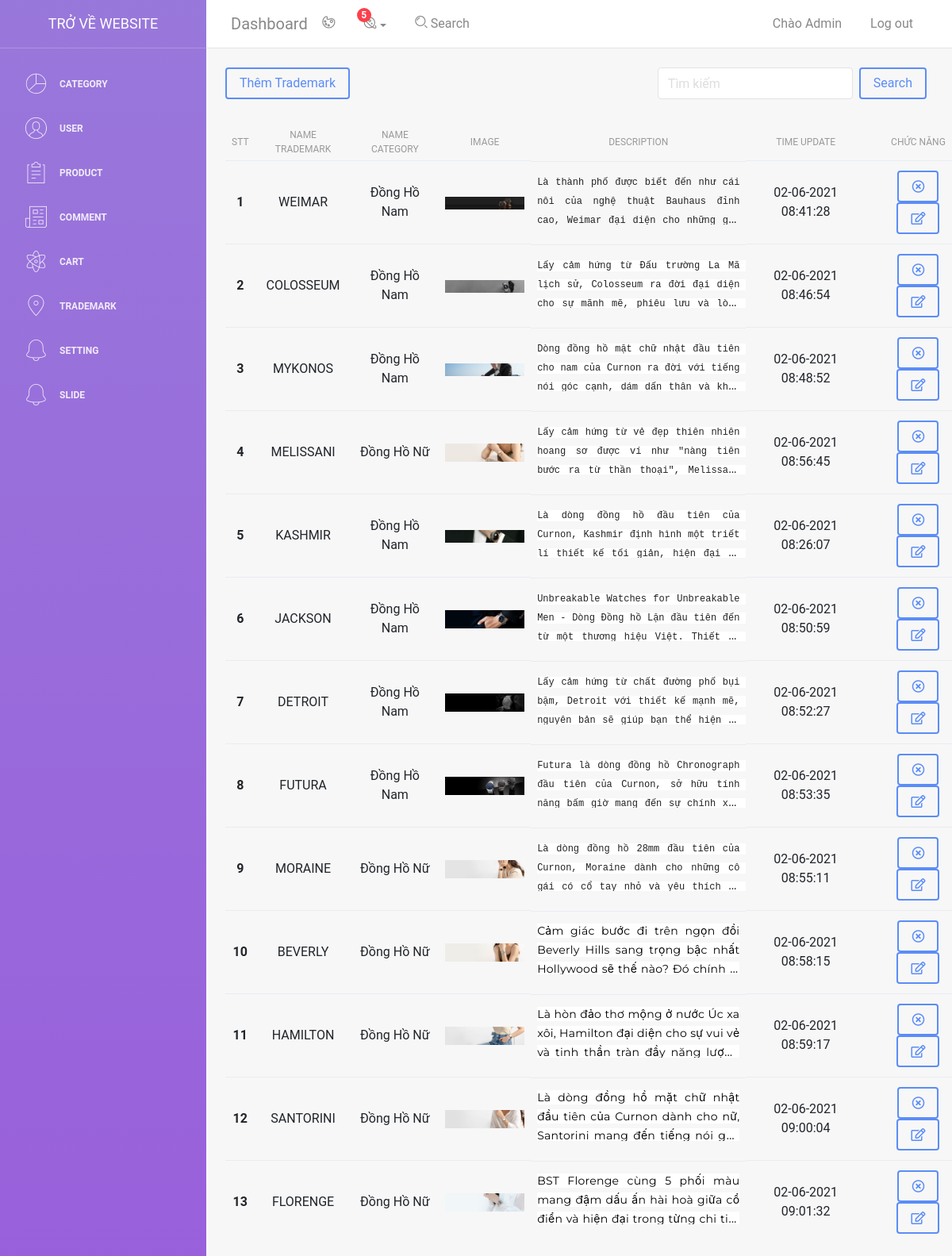
/admin/light-bootstrap-dashboard-master/examples/trademark.php (signed in), run on the app's committed database.
### tables this page shows
CREATE TABLE `users` (
  `id_user` int(11) NOT NULL,
  `name` varchar(50) NOT NULL,
  `email` text NOT NULL,
  `phone` int(11) NOT NULL,
  `address` text NOT NULL,
  `password` text NOT NULL,
  `image` text NOT NULL,
  `admin` bit(1) NOT NULL,
  `time` text NOT NULL,
  `time_update` text NOT NULL
);

CREATE TABLE `trademark` (
  `id` int(11) NOT NULL,
  `name` varchar(50) NOT NULL,
  `description` text NOT NULL,
  `id_category` int(11) NOT NULL,
  `name_category` varchar(50) NOT NULL,
  `image` text NOT NULL,
  `time` text NOT NULL
);

### admin/light-bootstrap-dashboard-master/examples/trademark.php (the view, shortened to what this page needs)
<?php
include 'db.php';
include 'header.php';
?>
<?php
if (isset($_COOKIE['user'])) {
  $email = $_COOKIE['user'];
  $sql_user = "SELECT * FROM `users` WHERE `email` = '$email'";
  $result_user = $conn->query($sql_user);
  if ($result_user->num_rows > 0) {
    while ($row_user = $result_user->fetch_assoc()) {
      $admin = $row_user['admin'];
    }
  }
  if ($admin == 1) {
    echo '<div class="d-flex justify-content-between">
    <div class="m-4">
        <a class="btn btn-primary" href="trademark_add.php?">Thêm Trademark</a>
    </div>
    <div class="search m-4">
        <form method="post" action="" class="d-flex">
          <div class="me-2">
            <input type="text" required placeholder="Tìm kiếm" name="search" class="form-control" id="exampleInputEmail1" aria-describedby="emailHelp">
          </div>
          <button type="submit" name="submit_search" class="btn mx-2 btn-primary">Search</button>
        </form>
      </div>
    </div>
    <table class="table mx-4">
      <thead>
        <tr class="update">
          <th scope="col" style="text-align: center !important;">STT</th>
          <th scope="col" style="text-align: center !important;">NAME Trademark</th>
          <th scope="col" style="text-align: center !important;">NAME Category</th>
          <th scope="col" style="text-align: center !important;">IMAGE</th>
          <th scope="col" style="text-align: center !important;">DESCRIPTION</th>
          <th scope="col" style="text-align: center !important;">TIME UPDATE</th>
          <th scope="col" style="text-align: center !important;">CHỨC NĂNG</th>
        </tr>
      </thead>
      <tbody>';
    if (isset($_POST['submit_search'])) {
      $search = $_POST['search'];
      $tim = "SELECT * FROM `trademark` WHERE `name` LIKE '%$search%'";
      $result_search = $conn->query($tim);
      $dem = 1;
      if ($result_search->num_rows > 0) {
        while ($row_search = $result_search->fetch_assoc()) {
          echo '<tr>
              <th style="text-align: center !important;" scope="row">' . $dem . '</th>
              <td style="text-align: center !important;">' . $row_search['name'] . '</td>
              <td style="text-align: center !important;">' . $row_search['name_category'] . '</td>
              <td style="text-align: center !important;"><img width="100px" src="images/thuonghieu/' . $row_search['image'] . '" alt=""></td>
              <td style="text-align: justify;-webkit-line-clamp: 3;
              -webkit-box-orient: vertical;
              overflow: hidden;
              text-overflow: ellipsis;
              height: 80px;display: -webkit-box; !important;max-width: 300px;">' . $row_search['description'] . '</td>
              <td style="text-align: center !important;">' . $row_search['time'] . '</td>
              <td style="text-align: center !important;">
                <a href="category_delete.php?id=' . $row_search['id'] . '"><i class="fas mx-1 btn btn-primary fa-times-circle"></i></a>
                <a href="category_update.php?id=' . $row_search['id'] . '"><i class="mx-1 btn btn-primary fas fa-edit"></i></a>
                </td>
            </tr>';
          $dem++;
        }
      } else {
        echo '<div class="alert alert-danger" role="alert">
          <p class="m-0">Kết quả tìm kiếm không có!!!</p>
        </div>';
      }
    } else {
      $sql = "SELECT * FROM `trademark`";
      $result = $conn->query($sql);
      $dem = 1;
      if ($result->num_rows > 0) {
        while ($row = $result->fetch_assoc()) {
          echo '<tr>
              <th style="text-align: center !important;" scope="row">' . $dem . '</th>
              <td style="text-align: center !important;">' . $row['name'] . '</td>
              <td style="text-align: center !important;">' . $row['name_category'] . '</td>
              <td style="text-align: center !important;"><img width="100px" src="images/thuonghieu/' . $row['image'] . '" alt=""></td>
              <td style="text-align: justify;-webkit-line-clamp: 3;
              -webkit-box-orient: vertical;
              overflow: hidden;
              text-overflow: ellipsis;
              height: 80px;display: -webkit-box; !important;max-width: 300px;">' . $row['description'] . '</td>
              <td style="text-align: center !important;">' . $row['time'] . '</td>
              <td style="text-align: center !important;">
                <a href="trademark_delete.php?id=' . $row['id'] . '"><i class="fas mx-1 btn btn-primary fa-times-circle"></i></a>
                <a href="trademark_update.php?id=' . $row['id'] . '"><i class="mx-1 btn btn-primary fas fa-edit"></i></a>
                </td>
            </tr>';
          $dem++;
        }
      }
    }
  } else {
    echo '<div class="alert alert-danger">
        <span>Bạn không phải admin!!!</span>
    </div>';
  }
}
?>
</tbody>
</table>

### admin/light-bootstrap-dashboard-master/examples/header.php (shortened to what this page needs)
<!DOCTYPE html>
<html lang="en">
<head>
    <link rel="stylesheet" href="https://cdnjs.cloudflare.com/ajax/libs/font-awesome/5.15.3/css/all.min.css" />
    <link href="../assets/css/bootstrap.min.css" rel="stylesheet" />
    <link href="../assets/css/light-bootstrap-dashboard.css?v=2.0.0 " rel="stylesheet" />
    <link href="../assets/css/demo.css?v=<?php echo time(); ?>" rel="stylesheet" />
</head>
<body>
    <div class="wrapper">
        <div class="sidebar" data-image="../assets/img/sidebar-5.jpg">
            <div class="sidebar-wrapper">
                <div class="logo">
                    <a href="../../../index.php" class="simple-text">
                        Trở về website
                    </a>
                </div>
                <ul class="nav">
                    <li class="nav-item">
                        <a class="nav-link" href="category.php?q=category">
                            <i class="nc-icon nc-chart-pie-35"></i>
                            <p>Category</p>
                        </a>
                    </li>
                    <li>
                        <a class="nav-link" href="user.php?q=user">
                            <i class="nc-icon nc-circle-09"></i>
                            <p>User </p>
                        </a>
                    </li>
                    <li>
                        <a class="nav-link" href="product.php?q=product">
                            <i class="nc-icon nc-notes"></i>
                            <p>Product</p>
                        </a>
                    </li>
                    <li>
                        <a class="nav-link" href="./comment.php">
                            <i class="nc-icon nc-paper-2"></i>
                            <p>Comment</p>
                        </a>
                    </li>
                    <li>
                        <a class="nav-link" href="cart.php">
                            <i class="nc-icon nc-atom"></i>
                            <p>Cart</p>
                        </a>
                    </li>
                    <li>
                        <a class="nav-link" href="trademark.php">
                            <i class="nc-icon nc-pin-3"></i>
                            <p>Trademark</p>
                        </a>
                    </li>
                    <li>
                        <a class="nav-link" href="setting.php">
                            <i class="nc-icon nc-bell-55"></i>
                            <p>Setting</p>
                        </a>
                    </li>
                    <li>
                        <a class="nav-link" href="slide.php">
                            <i class="nc-icon nc-bell-55"></i>
                            <p>Slide</p>
                        </a>
                    </li>
                </ul>
            </div>
        </div>
        <div class="main-panel">
            <nav class="navbar navbar-expand-lg " color-on-scroll="500">
                <div class="container-fluid">
                    <a class="navbar-brand" href="#pablo"> Dashboard </a>
                    <div class="collapse navbar-collapse justify-content-end" id="navigation">
                        <ul class="nav navbar-nav mr-auto">
                            <li class="nav-item">
                                <a href="#" class="nav-link" data-toggle="dropdown">
                                    <i class="nc-icon nc-palette"></i>
                                </a>
                            </li>
                            <li class="dropdown nav-item">
                                <a href="#" class="dropdown-toggle nav-link" data-toggle="dropdown">
                                    <i class="nc-icon nc-planet"></i>
                                    <span class="notification">5</span>
                                </a>
                            </li>
                            <li class="nav-item">
                                <a href="#" class="nav-link">
                                    <i class="nc-icon nc-zoom-split"></i>
                                    <span class="d-lg-block">&nbsp;Search</span>
                                </a>
                            </li>
                        </ul>
                        <ul class="navbar-nav ml-auto">
                            <li class="nav-item">
                                <?php
                                    include 'db.php';
                                    if(isset($_COOKIE['user'])){
                                        $email = $_COOKIE['user'];
                                        $sql = "SELECT * FROM `users` WHERE `email` = '$email'";
                                        $result = $conn->query($sql);
                                        if($result->num_rows > 0){
                                            while ($row = $result->fetch_assoc()){
                                                echo '
                                                        <a class="nav-link" href="user.php">
                                                        <span class="no-icon">Chào Admin</span>
                                                    </a>
                                                ';
                                            }
                                        }
                                    }
                                ?>
                            </li>
                            <li class="nav-item">
                                <?php
                                    if(isset($_COOKIE['user'])){
                                        echo '<a class="nav-link" href="dangxuat.php">
                                        <span class="no-icon">Log out</span>
                                    </a>';
                                    }else{
                                        echo '<a class="nav-link" href="../../../login.php">
                                        <span class="no-icon">Đăng nhập</span>
                                    </a>';
                                    }
                                ?>
                            </li>
                        </ul>
                    </div>
                </div>
            </nav>

### data on the page
trademark: name "WEIMAR", name_category "Đồng Hồ Nam", image (picture), description "Là thành phố được biết đến như cái nôi của nghệ thuật Bauhaus đỉnh cao, Weimar đại diện cho những…", time "02-06-2021 08:41:28"
trademark: name "COLOSSEUM", name_category "Đồng Hồ Nam", image (picture), description "Lấy cảm hứng từ Đấu trường La Mã lịch sử, Colosseum ra đời đại diện cho sự mãnh mẽ, phiêu lưu và…", time "02-06-2021 08:46:54"
trademark: name "MYKONOS", name_category "Đồng Hồ Nam", image (picture), description "Dòng đồng hồ mặt chữ nhật đầu tiên cho nam của Curnon ra đời với tiếng nói góc cạnh, dám dấn thân và…", time "02-06-2021 08:48:52"
trademark: name "MELISSANI", name_category "Đồng Hồ Nữ", image (picture), description "Lấy cảm hứng từ vẻ đẹp thiên nhiên hoang sơ được ví như \"nàng tiên bước ra từ thần thoại\",…", time "02-06-2021 08:56:45"
trademark: name "KASHMIR", name_category "Đồng Hồ Nam", image (picture), description "Là dòng đồng hồ đầu tiên của Curnon, Kashmir định hình một triết lí thiết kế tối giản, hiện đại…", time "02-06-2021 08:26:07"
trademark: name "JACKSON", name_category "Đồng Hồ Nam", image (picture), description "Unbreakable Watches for Unbreakable Men - Dòng Đồng hồ Lặn đầu tiên đến từ một thương hiệu Việt. Thiết…", time "02-06-2021 08:50:59"
trademark: name "DETROIT", name_category "Đồng Hồ Nam", image (picture), description "Lấy cảm hứng từ chất đường phố bụi bặm, Detroit với thiết kế mạnh mẽ, nguyên bản sẽ giúp bạn thể hiện…", time "02-06-2021 08:52:27"
trademark: name "FUTURA", name_category "Đồng Hồ Nam", image (picture), description "Futura là dòng đồng hồ Chronograph đầu tiên của Curnon, sở hữu tính năng bấm giờ mang đến sự chính…", time "02-06-2021 08:53:35"
trademark: name "MORAINE", name_category "Đồng Hồ Nữ", image (picture), description "Là dòng đồng hồ 28mm đầu tiên của Curnon, Moraine dành cho những cô gái có cổ tay nhỏ và yêu thích…", time "02-06-2021 08:55:11"
trademark: name "BEVERLY", name_category "Đồng Hồ Nữ", image (picture), description "Cảm giác bước đi trên ngọn đồi Beverly Hills sang trọng bậc nhất Hollywood sẽ thế nào? Đó chính…", time "02-06-2021 08:58:15"
trademark: name "HAMILTON", name_category "Đồng Hồ Nữ", image (picture), description "Là hòn đảo thơ mộng ở nước Úc xa xôi, Hamilton đại diện cho sự vui vẻ và tinh thần tràn đầy năng…", time "02-06-2021 08:59:17"
trademark: name "SANTORINI", name_category "Đồng Hồ Nữ", image (picture), description "Là dòng đồng hồ mặt chữ nhật đầu tiên của Curnon dành cho nữ, Santorini mang đến tiếng nói…", time "02-06-2021 09:00:04"
trademark: name "FLORENGE", name_category "Đồng Hồ Nữ", image (picture), description "BST Florenge cùng 5 phối màu mang đậm dấu ấn hài hoà giữa cổ điển và hiện đại trong từng chi…", time "02-06-2021 09:01:32"
